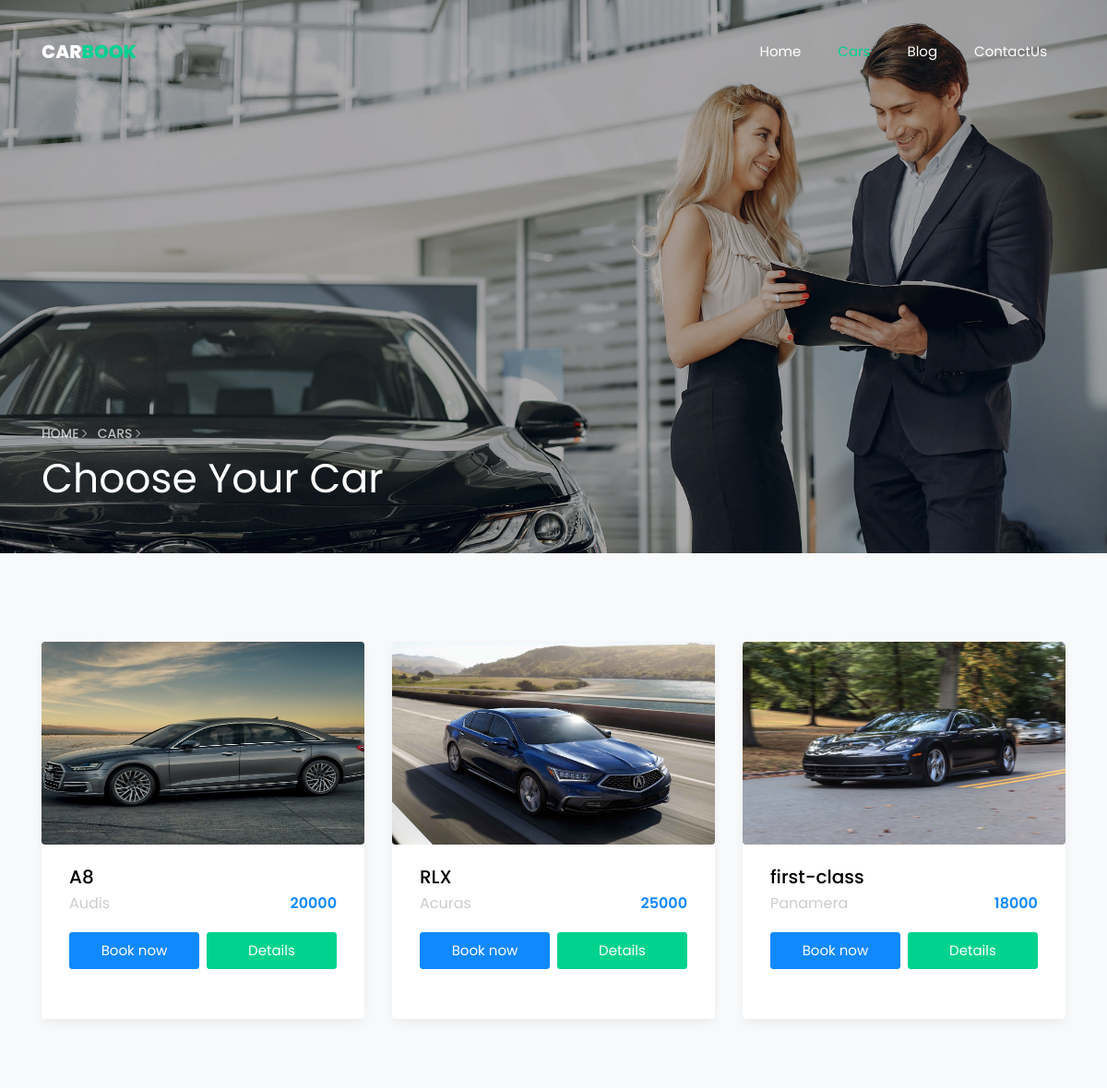
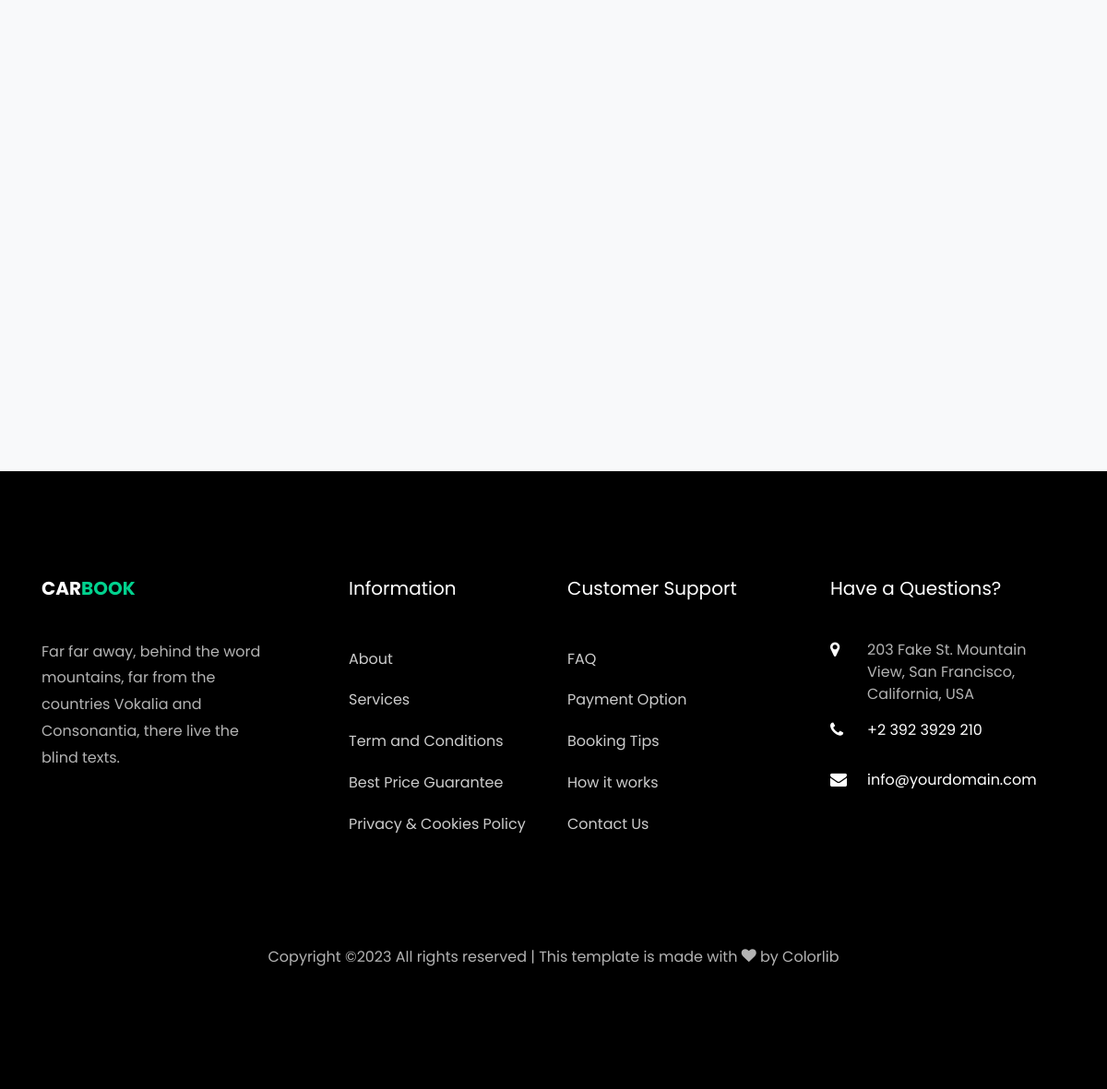
Screenshot of /cars/ with the database file from the repository (2 pictures, top to bottom).
### Products/models.py (models this page shows, shortened)
class CarsModel (models.Model):
    CarsImage=models.ImageField(upload_to= "cars/",null=True)
    CarsName=models.CharField(max_length=100)
    CarsModel=models.CharField(max_length=250)
    CarsSalary=models.IntegerField(null=True)
    CarsMileage = models.IntegerField(null=True)
    CarsSerial = models.CharField(max_length=100 , null=True)
    Transmision_choices = (
        (1,'Automatic'),
        (2,'Manual'),
    )
    CarsTransmision = models.IntegerField(choices=Transmision_choices,default=2)
    Seats_choices= (
        (1,'2'),
        (2,'4'),
        (3,'5'),
    )
    Cars_Seats= models.IntegerField(choices=Seats_choices,default=2)
    Luggage_choices = (
        (1,'2'),
        (2,'3'),
        (3,'4'),
        (4,'5'),
    )
    CarsLuggage = models.IntegerField(choices=Luggage_choices,default=2)
    Fuel = (
        (1,'gas'),
        (2,'Petrol'),
        (3,'electric'),
        (4,'hybrid(Patrol & gas)'),
        (5,'hybrid(Patrol & electric)'),
    )
    Cars_Fuel = models.IntegerField(choices=Fuel,default=3)

### Home/views.py (the view)
# urls.py: path('cars/', carshow),
def carshow(request):
    car = CarsModel.objects.all()
    context={
        "cars":car
    }
    return render(request,"Products/cars.html",context)

### Products/templates/Products/cars.html (shortened to what this page needs)
{% extends "Products/base_cars.html" %}
 {% load static %}
{% block CarShowContent %}
    <section class="hero-wrap hero-wrap-2 js-fullheight" style="background-image: url({% static 'images/bg_3.jpg' %});" data-stellar-background-ratio="0.5">
      <div class="overlay"></div>
      <div class="container">
        <div class="row no-gutters slider-text js-fullheight align-items-end justify-content-start">
          <div class="col-md-9 ftco-animate pb-5">
          	<p class="breadcrumbs"><span class="mr-2"><a href="/">Home <i class="ion-ios-arrow-forward"></i></a></span> <span>Cars <i class="ion-ios-arrow-forward"></i></span></p>
            <h1 class="mb-3 bread">Choose Your Car</h1>
          </div>
        </div>
      </div>
    </section>
		<section class="ftco-section bg-light">
    	<div class="container">
    		<div class="row">
          {% for car in cars %}
    			<div class="col-md-4">
    				<div class="car-wrap rounded ftco-animate">
    					<div>
                <img class="img rounded d-flex align-items-end" src="{{car.CarsImage.url}}">
    					</div>
    					<div class="text">
    						<h2 class="mb-0"><a href="car-single.html">{{car.CarsModel}}</a></h2>
    						<div class="d-flex mb-3">
	    						<span class="cat">{{car.CarsName}}</span>
	    						<p class="price ml-auto">{{car.CarsSalary}}</p>
    						</div>
    						<p class="d-flex mb-0 d-block pb-4"><a href="#" class="btn btn-primary py-2 mr-1">Book now</a> <a href="/cars/singlecar/{{ car.id }}" class="btn btn-secondary py-2 ml-1">Details</a></p>
    					</div>
    				</div>
    			</div>
          {% endfor %}
    		</div>
    	</div>
    </section>
    <footer class="ftco-footer ftco-bg-dark ftco-section">
      <div class="container">
        <div class="row mb-5">
          <div class="col-md">
            <div class="ftco-footer-widget mb-4">
              <h2 class="ftco-heading-2"><a href="#" class="logo">Car<span>book</span></a></h2>
              <p>Far far away, behind the word mountains, far from the countries Vokalia and Consonantia, there live the blind texts.</p>
              <ul class="ftco-footer-social list-unstyled float-md-left float-lft mt-5">
              </ul>
            </div>
          </div>
          <div class="col-md">
            <div class="ftco-footer-widget mb-4 ml-md-5">
              <h2 class="ftco-heading-2">Information</h2>
              <ul class="list-unstyled">
                <li><a href="#" class="py-2 d-block">About</a></li>
                <li><a href="#" class="py-2 d-block">Services</a></li>
                <li><a href="#" class="py-2 d-block">Term and Conditions</a></li>
                <li><a href="#" class="py-2 d-block">Best Price Guarantee</a></li>
                <li><a href="#" class="py-2 d-block">Privacy &amp; Cookies Policy</a></li>
              </ul>
            </div>
          </div>
          <div class="col-md">
             <div class="ftco-footer-widget mb-4">
              <h2 class="ftco-heading-2">Customer Support</h2>
              <ul class="list-unstyled">
                <li><a href="#" class="py-2 d-block">FAQ</a></li>
                <li><a href="#" class="py-2 d-block">Payment Option</a></li>
                <li><a href="#" class="py-2 d-block">Booking Tips</a></li>
                <li><a href="#" class="py-2 d-block">How it works</a></li>
                <li><a href="#" class="py-2 d-block">Contact Us</a></li>
              </ul>
            </div>
          </div>
          <div class="col-md">
            <div class="ftco-footer-widget mb-4">
            	<h2 class="ftco-heading-2">Have a Questions?</h2>
            	<div class="block-23 mb-3">
	              <ul>
	                <li><span class="icon icon-map-marker"></span><span class="text">203 Fake St. Mountain View, San Francisco, California, USA</span></li>
	                <li><a href="#"><span class="icon icon-phone"></span><span class="text">+2 392 3929 210</span></a></li>
	                <li><a href="#"><span class="icon icon-envelope"></span><span class="text">info@yourdomain.com</span></a></li>
	              </ul>
	            </div>
            </div>
          </div>
        </div>
        <div class="row">
          <div class="col-md-12 text-center">
            <p>
  Copyright &copy;<script>document.write(new Date().getFullYear());</script> All rights reserved | This template is made with <i class="icon-heart color-danger" aria-hidden="true"></i> by <a href="https://colorlib.com" target="_blank">Colorlib</a>
  </p>
          </div>
        </div>
      </div>
    </footer>
  {% endblock CarShowContent %}

### static/css/icomoon.css (style rules this page uses)
[class^="icon-"], [class*=" icon-"] { font-family: 'icomoon' !important; speak: none; font-style: normal; font-weight: normal; font-variant: normal; text-transform: none; line-height: 1; -webkit-font-smoothing: antialiased; -moz-osx-font-smoothing: grayscale; }
.icon-heart:before { content: "\f004"; }
.icon-map-marker:before { content: "\f041"; }
.icon-phone:before { content: "\f095"; }
.icon-envelope:before { content: "\f0e0"; }

### rows the page displays
CarsModel: CarsImage (picture), CarsModel "A8", CarsName "Audis", CarsSalary "20000"
CarsModel: CarsImage (picture), CarsModel "RLX", CarsName "Acuras", CarsSalary "25000"
CarsModel: CarsImage (picture), CarsModel "first-class", CarsName "Panamera", CarsSalary "18000"
